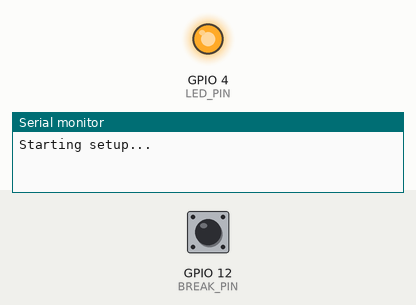
Bench run of a program on a simulated ESP32. Parts: output pins drawn as LEDs (lit = HIGH), the last lines printed to the serial monitor. Dashed ring = blinking. The inputs (shaded band) are chosen by the test bench; at power-on: GPIO 12 (BREAK_PIN) HIGH. Storage starts empty; random numbers use the default seed unless the program sets one; the camera gives no picture.

Above: at 0.1 s.
At 1.9 s:
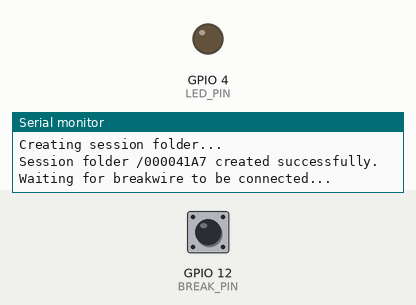
2.0 s: GPIO 12 (BREAK_PIN) pulled LOW for 0.15 s
At 2.45 s:
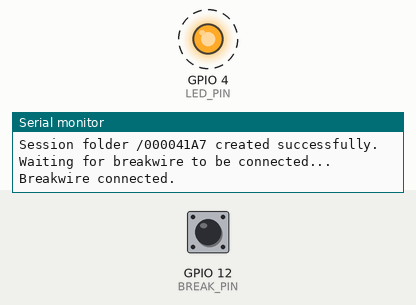
Timing chart, 0 to 5.0 s (numbered marks = the images above; inputs shaded):
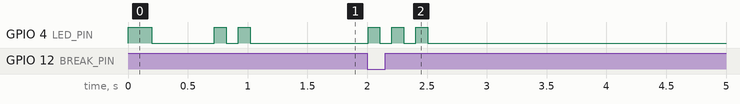

The program:

main.cpp
```cpp
#include <Arduino.h>
#include "esp_camera.h"
#include "FS.h"
#include "SD_MMC.h"
#include "esp_timer.h"
#include "esp_sleep.h"
#include "soc/soc.h"
#include "soc/rtc_cntl_reg.h"
#include <esp_random.h> // Include for random number generation

// Pin definitions for AI-Thinker ESP32-CAM
#define PWDN_GPIO_NUM     32
#define RESET_GPIO_NUM    -1
#define XCLK_GPIO_NUM      0
#define SIOD_GPIO_NUM     26
#define SIOC_GPIO_NUM     27
#define Y9_GPIO_NUM       35
#define Y8_GPIO_NUM       34
#define Y7_GPIO_NUM       39
#define Y6_GPIO_NUM       36
#define Y5_GPIO_NUM       21
#define Y4_GPIO_NUM       19
#define Y3_GPIO_NUM       18
#define Y2_GPIO_NUM        5
#define VSYNC_GPIO_NUM    25
#define HREF_GPIO_NUM     23
#define PCLK_GPIO_NUM     22

// Launch detection and status LED pins
#define BREAK_PIN         12    // Break-wire input (pullup)
#define LED_PIN           4    // Onboard FLASH LED

// Recording settings
#define RECORD_DURATION   120    // 2 minutes in seconds ACTUAL LAUNCH
// #define RECORD_DURATION   10    // 10 seconds in seconds FOR TESTING

// Optional audio recording (not implemented)
#define ENABLE_AUDIO      0

void setup() {
  // Disable brown-out detector (helps prevent resets when SD writes)
  WRITE_PERI_REG(RTC_CNTL_BROWN_OUT_REG, 0);

  Serial.begin(115200);
  pinMode(BREAK_PIN, INPUT_PULLUP);
  pinMode(LED_PIN, OUTPUT);

  char folder_name[12]; // Stores the unique session folder name, e.g., "/A1B2C3D4"

  Serial.println("Starting setup...");

  // Flash LED once to signal power on
  digitalWrite(LED_PIN, HIGH);
  delay(200);
  digitalWrite(LED_PIN, LOW);
  delay(200);

  // --- Initialize camera ---
  Serial.println("Initializing camera...");
  camera_config_t config;
  config.ledc_channel = LEDC_CHANNEL_0;
  config.ledc_timer   = LEDC_TIMER_0;
  config.pin_pwdn     = PWDN_GPIO_NUM;
  config.pin_reset    = RESET_GPIO_NUM;
  config.pin_xclk     = XCLK_GPIO_NUM;
  config.pin_sccb_sda = SIOD_GPIO_NUM;
  config.pin_sccb_scl = SIOC_GPIO_NUM;
  config.pin_d7       = Y9_GPIO_NUM;
  config.pin_d6       = Y8_GPIO_NUM;
  config.pin_d5       = Y7_GPIO_NUM;
  config.pin_d4       = Y6_GPIO_NUM;
  config.pin_d3       = Y5_GPIO_NUM;
  config.pin_d2       = Y4_GPIO_NUM;
  config.pin_d1       = Y3_GPIO_NUM;
  config.pin_d0       = Y2_GPIO_NUM;
  config.pin_vsync    = VSYNC_GPIO_NUM;
  config.pin_href     = HREF_GPIO_NUM;
  config.pin_pclk     = PCLK_GPIO_NUM;
  config.xclk_freq_hz = 20000000;
  config.pixel_format = PIXFORMAT_JPEG;
  // Select optimal settings based on PSRAM availability
  // PSRAM allows for higher resolution and quality
  if (psramFound()) {
    config.frame_size   = FRAMESIZE_SXGA;    // max resolution if PSRAM present
    config.jpeg_quality = 20;                // Slightly lower quality for smaller files/faster writes (higher number = lower quality)
    config.fb_count     = 2;                 // double-buffering
    config.fb_location  = CAMERA_FB_IN_PSRAM;
  } else {
    config.frame_size   = FRAMESIZE_SVGA;    // fallback resolution
    config.jpeg_quality = 15;                // standard quality
    config.fb_count     = 1;                 // single buffer
    config.fb_location  = CAMERA_FB_IN_DRAM;
  }
  config.grab_mode    = CAMERA_GRAB_LATEST;

  if (esp_camera_init(&config) != ESP_OK) {
    Serial.println("Camera init failed");
    while (1) delay(1000); // Halt
  }

  // Sensor tuning: adjust image settings after camera initialization
  sensor_t * s = esp_camera_sensor_get(); // get pointer to sensor settings
  s->set_brightness(s, 0);       // brightness: -2 (dark) to +2 (bright), default 0
  s->set_contrast(s, 0);         // contrast: -2 (low) to +2 (high), default 0
  s->set_saturation(s, 0);       // saturation: -2 (desaturated) to +2 (vivid), default 0
  s->set_special_effect(s, 0);   // special effect: 0 none, 1 negative, 2 grayscale, 3 red, 4 green, 5 blue, 6 sepia
  s->set_whitebal(s, 1);         // auto white balance: 0 disable, 1 enable
  s->set_awb_gain(s, 1);         // AWB gain: 0 disable, 1 enable
  s->set_wb_mode(s, 0);          // white balance mode: 0 auto, 1 sunny, 2 cloudy, 3 office, 4 home
  s->set_exposure_ctrl(s, 1);    // automatic exposure control: 0 disable, 1 enable
  s->set_aec2(s, 0);             // second auto-exposure algorithm: 0 disable, 1 enable
  s->set_ae_level(s, 0);         // AE exposure level compensation: -2 to +2, default 0
  s->set_aec_value(s, 300);      // target AE value: 0 to 1200 (higher → brighter)
  s->set_gain_ctrl(s, 1);        // automatic gain control: 0 disable, 1 enable
  s->set_agc_gain(s, 0);         // manual analog gain: 0 to 30, default 0
  s->set_gainceiling(s, (gainceiling_t)0); // gain ceiling: 0 (2x) to 6 (128x)
  s->set_bpc(s, 0);              // black pixel correction: 0 disable, 1 enable
  s->set_wpc(s, 1);              // white pixel correction: 0 disable, 1 enable
  s->set_raw_gma(s, 1);          // gamma correction: 0 disable, 1 enable
  s->set_lenc(s, 1);             // lens distortion correction: 0 disable, 1 enable
  s->set_hmirror(s, 0);          // horizontal mirror: 0 disable, 1 enable
  s->set_vflip(s, 0);            // vertical flip: 0 disable, 1 enable
  s->set_dcw(s, 1);              // downsize control: 0 disable, 1 enable
  s->set_colorbar(s, 0);         // color bar test pattern: 0 disable, 1 enable

  // --- Initialize SD card ---
  Serial.println("Initializing SD card...");
  if (!SD_MMC.begin("/sdcard", true)) {
    Serial.println("SD Card mount failed");
    while (1) delay(1000); // Halt
  }

  // Flash 2 times to signal SD Card and Camera initialization worked
  for (int i = 0; i < 2; i++) {
    digitalWrite(LED_PIN, HIGH);
    delay(100);
    digitalWrite(LED_PIN, LOW);
    delay(100);
  }

  // Create a unique session folder
  Serial.println("Creating session folder...");
  uint32_t random_num = esp_random();
  snprintf(folder_name, sizeof(folder_name), "/%08X", random_num);
  String temp_session_dir_for_mkdir(folder_name); // Use a temporary String for mkdir path
  if (!SD_MMC.mkdir(temp_session_dir_for_mkdir.c_str())) {
    Serial.println("ERROR: Failed to create session directory. Halting.");
    // Flash LED rapidly and continuously to indicate critical error
    while (1) {
      digitalWrite(LED_PIN, HIGH); delay(50);
      digitalWrite(LED_PIN, LOW); delay(50);
    }
  } else {
    Serial.printf("Session folder %s created successfully.\n", temp_session_dir_for_mkdir.c_str());
  }

  // --- Breakwire logic ---
  // Wait for breakwire to be connected if not already
  if (digitalRead(BREAK_PIN) == HIGH) {
    Serial.println("Waiting for breakwire to be connected...");
    while (digitalRead(BREAK_PIN) == HIGH) {
      delay(10);
    }
    Serial.println("Breakwire connected.");
    // Flash 3 times to signal breakwire connected
    for (int i = 0; i < 3; i++) {
      digitalWrite(LED_PIN, HIGH);
      delay(100);
      digitalWrite(LED_PIN, LOW);
      delay(100);
    }
  } else {
    Serial.println("Breakwire already connected at startup.");
    // Flash 3 times to signal breakwire connected
    for (int i = 0; i < 3; i++) {
      digitalWrite(LED_PIN, HIGH);
      delay(100);
      digitalWrite(LED_PIN, LOW);
      delay(100);
    }
  }

  Serial.println("Breakwire connected, waiting for launch...");

  // While breakwire is connected, wait, until it is disconnected
  while (digitalRead(BREAK_PIN) == LOW) {
    delay(5);
  }

  // Recording is starting!
  Serial.println("Recording is starting!");

  // Open MJPEG file in the pre-created session folder
  String session_dir(folder_name); // Uses folder_name populated earlier
  String mjpeg_path = session_dir + "/video.MJPEG";
  File mjpeg_file = SD_MMC.open(mjpeg_path.c_str(), FILE_WRITE);
  if (!mjpeg_file) {
    Serial.println("ERROR: Failed to open MJPEG file for writing. Halting.");
    // Flash LED rapidly and continuously to indicate critical error
    while (1) {
      digitalWrite(LED_PIN, HIGH); delay(50);
      digitalWrite(LED_PIN, LOW); delay(50);
    }
  }

  // Main recording loop (append all frames to MJPEG container)
  unsigned long start_ms = millis();
  uint32_t frame_count = 0;
  Serial.printf("Recording MJPEG to %s...\n", mjpeg_path.c_str());
  while ((millis() - start_ms) < RECORD_DURATION * 1000UL) {
    camera_fb_t *fb = esp_camera_fb_get();
    if (!fb) {
      Serial.println("Frame capture failed");
      continue;
    }

    // Append JPEG buffer to MJPEG container
    if (mjpeg_file) {
      mjpeg_file.write(fb->buf, fb->len);
    }
    Serial.printf("Appended frame %06u (%u bytes)\n", frame_count++, fb->len);
    esp_camera_fb_return(fb);
  }

  // Finish recording
  if (mjpeg_file) {
    mjpeg_file.close();
    Serial.println("MJPEG recording complete");
  }

  // Flash LED 4 times quickly to signal recording done
  for (int i = 0; i < 4; i++) {
    digitalWrite(LED_PIN, HIGH);
    delay(100);
    digitalWrite(LED_PIN, LOW);
    delay(100);
  }
}

void loop() {
  // Not used
} 
```

Measured:
- after the input at 2.0 s, GPIO 4 (LED_PIN): alternates HIGH for 0.10 s and LOW for 0.10 s, 6 changes in all, then stays LOW, starting at once
